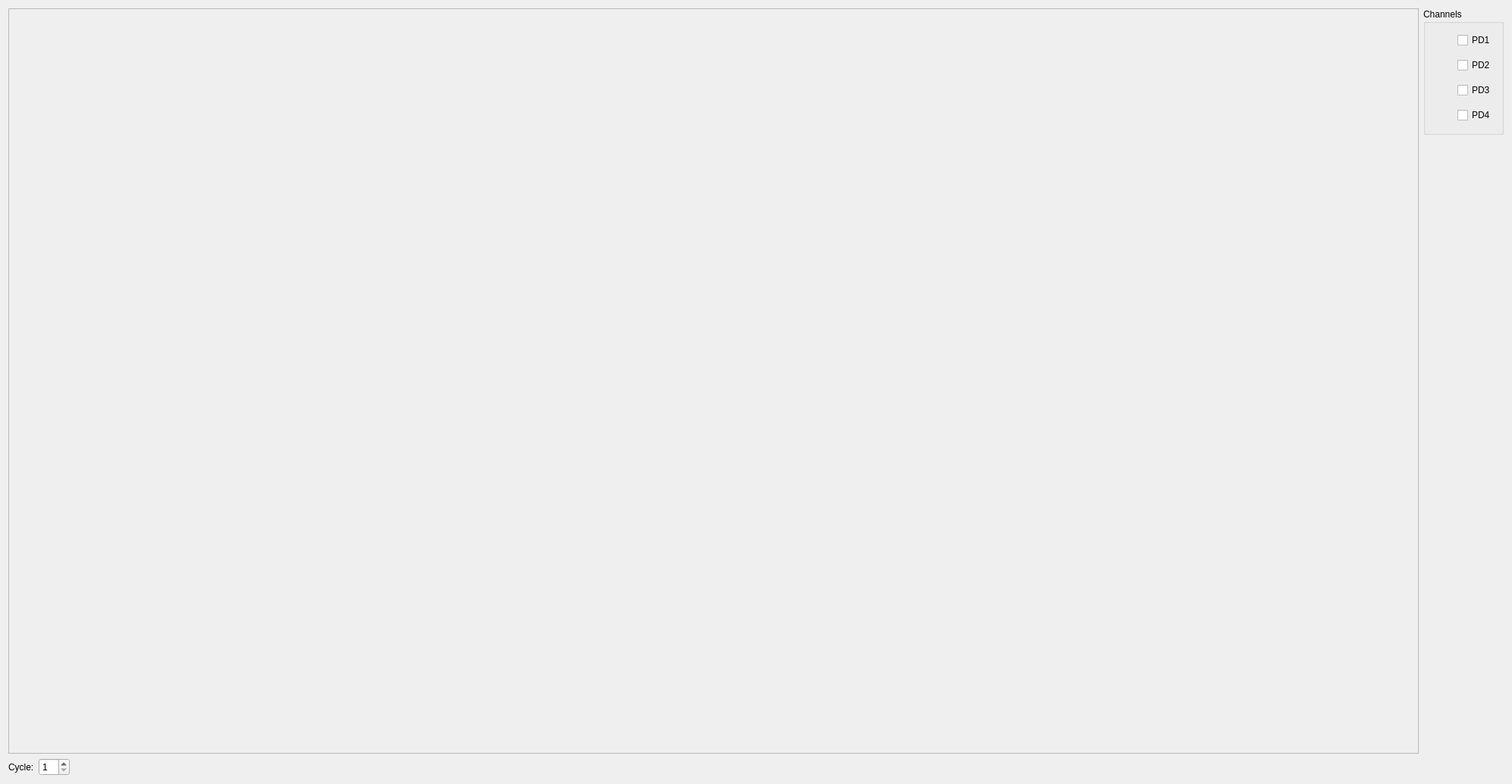
      <widget class="QWidget" name="timeDataTab">
       <attribute name="title">
        <string>Raw data (time domain)</string>
       </attribute>
       <layout class="QGridLayout" name="gridLayout_3">
        <item row="0" column="0" rowspan="2" colspan="3">
         <widget class="QFrame" name="timeDataFrame">
          <property name="sizePolicy">
           <sizepolicy hsizetype="Expanding" vsizetype="Expanding">
            <horstretch>0</horstretch>
            <verstretch>0</verstretch>
           </sizepolicy>
          </property>
          <property name="frameShape">
           <enum>QFrame::StyledPanel</enum>
          </property>
          <property name="frameShadow">
           <enum>QFrame::Raised</enum>
          </property>
          <layout class="QGridLayout" name="gridLayout_2">
           <property name="leftMargin">
            <number>0</number>
           </property>
           <property name="topMargin">
            <number>0</number>
           </property>
           <property name="rightMargin">
            <number>0</number>
           </property>
           <property name="bottomMargin">
            <number>0</number>
           </property>
           <item row="0" column="0">
            <widget class="TimeDataPlot" name="timeDataWidget" native="true"/>
           </item>
          </layout>
         </widget>
        </item>
        <item row="0" column="3">
         <widget class="QGroupBox" name="timeDataChannelBox">
          <property name="title">
           <string>Channels</string>
          </property>
          <layout class="QGridLayout" name="rawTimeSpatialDisplayLayout_3">
           <item row="0" column="0">
            <widget class="QLabel" name="timeDataChannelPd0Label">
             <property name="sizePolicy">
              <sizepolicy hsizetype="Fixed" vsizetype="Fixed">
               <horstretch>0</horstretch>
               <verstretch>0</verstretch>
              </sizepolicy>
             </property>
             <property name="minimumSize">
              <size>
               <width>27</width>
               <height>27</height>
              </size>
             </property>
             <property name="maximumSize">
              <size>
               <width>27</width>
               <height>27</height>
              </size>
             </property>
             <property name="frameShape">
              <enum>QFrame::NoFrame</enum>
             </property>
             <property name="text">
              <string/>
             </property>
            </widget>
           </item>
           <item row="0" column="1">
            <widget class="QCheckBox" name="timeDataChannelPd0Box">
             <property name="text">
              <string>PD1</string>
             </property>
            </widget>
           </item>
           <item row="1" column="0">
            <widget class="QLabel" name="timeDataChannelPd1Label">
             <property name="sizePolicy">
              <sizepolicy hsizetype="Fixed" vsizetype="Fixed">
               <horstretch>0</horstretch>
               <verstretch>0</verstretch>
              </sizepolicy>
             </property>
             <property name="minimumSize">
              <size>
               <width>27</width>
               <height>27</height>
              </size>
             </property>
             <property name="maximumSize">
              <size>
               <width>27</width>
               <height>27</height>
              </size>
             </property>
             <property name="frameShape">
              <enum>QFrame::NoFrame</enum>
             </property>
             <property name="text">
              <string/>
             </property>
            </widget>
           </item>
           <item row="1" column="1">
            <widget class="QCheckBox" name="timeDataChannelPd1Box">
             <property name="text">
              <string>PD2</string>
             </property>
            </widget>
           </item>
           <item row="2" column="0">
            <widget class="QLabel" name="timeDataChannelPd2Label">
             <property name="sizePolicy">
              <sizepolicy hsizetype="Fixed" vsizetype="Fixed">
               <horstretch>0</horstretch>
               <verstretch>0</verstretch>
              </sizepolicy>
             </property>
             <property name="minimumSize">
              <size>
               <width>27</width>
               <height>27</height>
              </size>
             </property>
             <property name="maximumSize">
              <size>
               <width>27</width>
               <height>27</height>
              </size>
             </property>
             <property name="frameShape">
              <enum>QFrame::NoFrame</enum>
             </property>
             <property name="text">
              <string/>
             </property>
            </widget>
           </item>
           <item row="2" column="1">
            <widget class="QCheckBox" name="timeDataChannelPd2Box">
             <property name="text">
              <string>PD3</string>
             </property>
            </widget>
           </item>
           <item row="3" column="0">
            <widget class="QLabel" name="timeDataChannelPd3Label">
             <property name="sizePolicy">
              <sizepolicy hsizetype="Fixed" vsizetype="Fixed">
               <horstretch>0</horstretch>
               <verstretch>0</verstretch>
              </sizepolicy>
             </property>
             <property name="minimumSize">
              <size>
               <width>27</width>
               <height>27</height>
              </size>
             </property>
             <property name="maximumSize">
              <size>
               <width>27</width>
               <height>27</height>
              </size>
             </property>
             <property name="frameShape">
              <enum>QFrame::NoFrame</enum>
             </property>
             <property name="text">
              <string/>
             </property>
            </widget>
           </item>
           <item row="3" column="1">
            <widget class="QCheckBox" name="timeDataChannelPd3Box">
             <property name="text">
              <string>PD4</string>
             </property>
            </widget>
           </item>
          </layout>
         </widget>
        </item>
        <item row="1" column="3">
         <spacer name="verticalSpacer">
          <property name="orientation">
           <enum>Qt::Vertical</enum>
          </property>
          <property name="sizeHint" stdset="0">
           <size>
            <width>20</width>
            <height>817</height>
           </size>
          </property>
         </spacer>
        </item>
        <item row="2" column="0">
         <widget class="QLabel" name="timeDataCycleLabel">
          <property name="text">
           <string>Cycle:</string>
          </property>
         </widget>
        </item>
        <item row="2" column="1">
         <widget class="QSpinBox" name="timeDataCycleBox">
          <property name="minimum">
           <number>1</number>
          </property>
         </widget>
        </item>
        <item row="2" column="2">
         <spacer name="horizontalSpacer">
          <property name="orientation">
           <enum>Qt::Horizontal</enum>
          </property>
          <property name="sizeHint" stdset="0">
           <size>
            <width>1774</width>
            <height>20</height>
           </size>
          </property>
         </spacer>
        </item>
       </layout>
      </widget>
